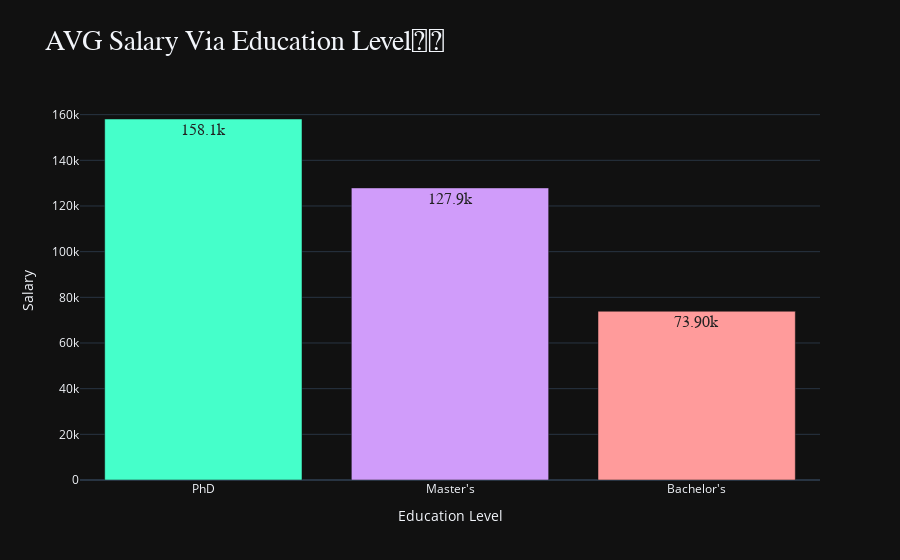

Notebook code cell kept with this figure:
### Code cell
fig = px.bar(data_frame = salary_by_education,
             x = salary_by_education.index,
             y = salary_by_education,
             color = salary_by_education.index,
             title = "AVG Salary Via Education Level👨👩",
             color_discrete_sequence=["#45FFCA", "#D09CFA", "#FF9B9B"],
             labels= {"index" :"Education", "y": "Frequency in PCT(%)"},
             template="plotly_dark",
             text_auto = "0.4s" 
            )

custome_layout()
fig.update_traces(
    textfont = {
        "size" : 16,
        "family" :"arial",
        "color": "#222"
    },
    hovertemplate = "Education Level: %{x}<br>Average Salary: $%{y:0.4s}",
)

iplot(fig)

### Figure 1 — Plotly figure (JSON) as saved in the notebook; plotly's stock layout.template omitted (floating-point values rounded to 4 significant figures)
{"data": [{"hovertemplate": "Education Level: %{x}<br>Average Salary: $%{y:0.4s}", "legendgroup": "PhD", "marker": {"color": "#45FFCA", "pattern": {"shape": ""}}, "name": "PhD", "orientation": "v", "showlegend": true, "textfont": {"color": "#222", "family": "arial", "size": 16}, "textposition": "auto", "texttemplate": "%{y:0.4s}", "type": "bar", "x": ["PhD"], "xaxis": "x", "y": [158100.0], "yaxis": "y"}, {"hovertemplate": "Education Level: %{x}<br>Average Salary: $%{y:0.4s}", "legendgroup": "Master's", "marker": {"color": "#D09CFA", "pattern": {"shape": ""}}, "name": "Master's", "orientation": "v", "showlegend": true, "textfont": {"color": "#222", "family": "arial", "size": 16}, "textposition": "auto", "texttemplate": "%{y:0.4s}", "type": "bar", "x": ["Master's"], "xaxis": "x", "y": [127900.0], "yaxis": "y"}, {"hovertemplate": "Education Level: %{x}<br>Average Salary: $%{y:0.4s}", "legendgroup": "Bachelor's", "marker": {"color": "#FF9B9B", "pattern": {"shape": ""}}, "name": "Bachelor's", "orientation": "v", "showlegend": true, "textfont": {"color": "#222", "family": "arial", "size": 16}, "textposition": "auto", "texttemplate": "%{y:0.4s}", "type": "bar", "x": ["Bachelor's"], "xaxis": "x", "y": [73900.0], "yaxis": "y"}], "layout": {"barmode": "relative", "hoverlabel": {"bgcolor": "#111", "font": {"family": "arial", "size": 16}}, "legend": {"title": {"text": "Education Level"}, "tracegroupgap": 0}, "showlegend": false, "title": {"font": {"family": "tahoma", "size": 28}, "text": "AVG Salary Via Education Level👨👩"}, "xaxis": {"anchor": "y", "categoryarray": ["PhD", "Master's", "Bachelor's"], "categoryorder": "array", "domain": [0, 1], "title": {"text": "Education Level"}}, "yaxis": {"anchor": "x", "domain": [0, 1], "title": {"text": "Salary"}}}}
